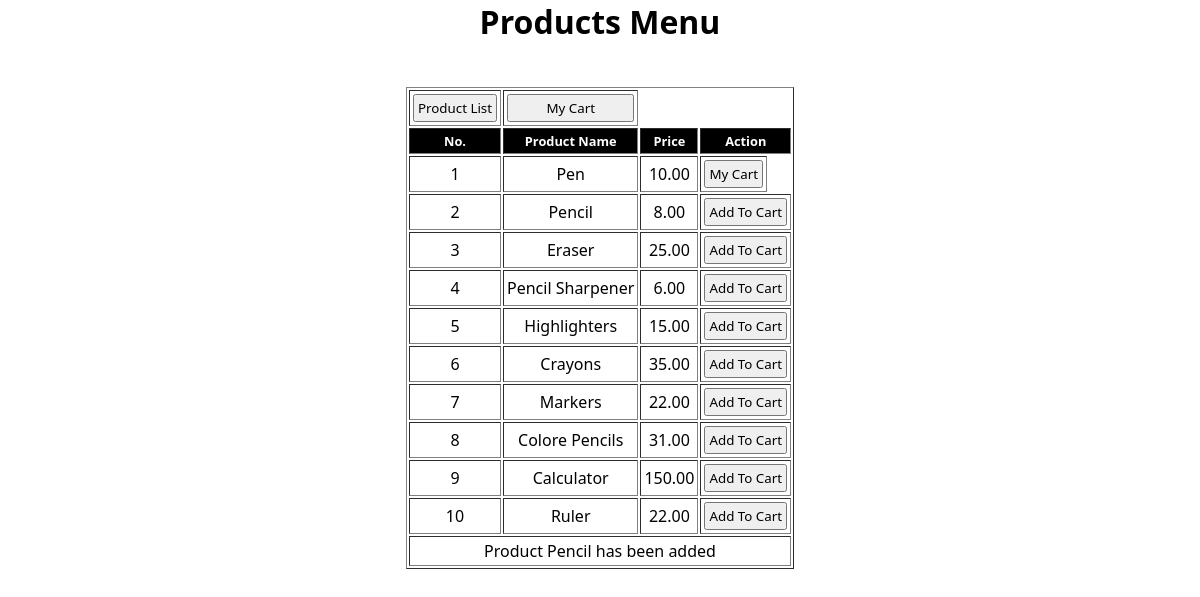
The app's page /pages/products_menu.php?pid=2 with its own data.
### tables this page shows
CREATE TABLE `product_list` (
  `product_id` int(11) NOT NULL,
  `product_name` varchar(255) NOT NULL,
  `product_price` decimal(10,2) NOT NULL
);

### pages/products_menu.php (the view, shortened to what this page needs)
<?php
require "../php/connection.php";
$msg = "";
if (isset($_GET['pid'])) {
    $pid = $_GET['pid'];
    $checkProduct = "SELECT * FROM cart WHERE products = '$pid'";
    $checkQ  = mysqli_query($conn, $checkProduct);
    if (mysqli_num_rows($checkQ) >= 1) {
        $msg = "Product Already Added";
    } else {
        $addToCart = "INSERT INTO cart(products) VALUES('$pid')";
        if (mysqli_query($conn, $addToCart)) {
            $getProduct = "SELECT * FROM product_list WHERE product_id = '$pid'";
            $pQuery = mysqli_query($conn, $getProduct);
            while ($gotproduct = mysqli_fetch_assoc($pQuery)) {
                $productName = $gotproduct['product_name'];
                $msg = "Product " . $productName . " has been added";
            }
        }
    }
}
?>
<!DOCTYPE html>
<html lang="en">
<head>
    <link rel="stylesheet" href="../styles/all.css">
</head>
<body>
    <h1>Products Menu</h1>
    <table border="1">
        <tr>
            <td><button onclick="window.location.href='../'">Product List</button></td>
            <td><button onclick="window.location.href='mycart.php'">My Cart</button></td>
        </tr>
        <br><br>
        <tr>
            <th>No.</th>
            <th>Product Name</th>
            <th>Price</th>
            <th>Action</th>
        </tr>
        <?php
        require "../php/connection.php";
        $getList = "SELECT* FROM product_list";
        $getQuery = mysqli_query($conn, $getList);
        if (mysqli_num_rows($getQuery) > 0) {
            while ($gotList = mysqli_fetch_assoc($getQuery)) {
                $product_id = $gotList['product_id'];
                $product_name = $gotList['product_name'];
                $product_price = $gotList['product_price'];
        ?>
                <tr>
                    <td><?php echo $product_id; ?></td>
                    <td><?php echo $product_name; ?></td>
                    <td><?php echo $product_price; ?></td>
                    <?php
                    $checkCart = "SELECT * FROM cart WHERE products = '$product_id'";
                    $cartQ = mysqli_query($conn, $checkCart);
                    if (mysqli_num_rows($cartQ) >= 1) {
                    ?>
                        <td id="actions">
                            <button onclick="window.location.href='mycart.php'">My Cart</button>
                        </td>
                    <?php
                    } else {
                    ?>
                        <td id="actions">
                            <a href='products_menu.php?pid=<?php echo $product_id; ?>'>
                                <button>Add To Cart</button>
                            </a>
                        </td>
                    <?php
                    }
                    ?>
                </tr>
        <?php
            }
        }
        ?>
        <tr>
            <td colspan="4">
                <?php if (isset($msg)) : echo $msg;
                endif ?>
            </td>
        </tr>
    </table>
</body>
</html>

### styles/all.css (style rules this page uses)
* { font-family: 'Segoe UI', sans-serif; margin : 0; padding : 0; }
h1 { width : 100%; text-align: center; }
table { height: fit-content; width : max-content; margin: 0 auto; }
td, th { padding : 3px; text-align: center; width : fit-content; }
th { font-size : .8em; background-color: black; color : #fff; }
td { font-size: 1em; }
button, input[type='submit'] { width : 100%; padding: 3px; }
#actions { display : flex; justify-self: stretch; align-items : center; gap : 5px; }

### records on screen
product_list: product_id "1", product_name "Pen", product_price "10.00", shows "My Cart"
product_list: product_id "2", product_name "Pencil", product_price "8.00", product_name "Product Pencil has been added"
product_list: product_id "3", product_name "Eraser", product_price "25.00"
product_list: product_id "4", product_name "Pencil Sharpener", product_price "6.00"
product_list: product_id "5", product_name "Highlighters", product_price "15.00"
product_list: product_id "6", product_name "Crayons", product_price "35.00"
product_list: product_id "7", product_name "Markers", product_price "22.00"
product_list: product_id "8", product_name "Colore Pencils", product_price "31.00"
product_list: product_id "9", product_name "Calculator", product_price "150.00"
product_list: product_id "10", product_name "Ruler", product_price "22.00"
